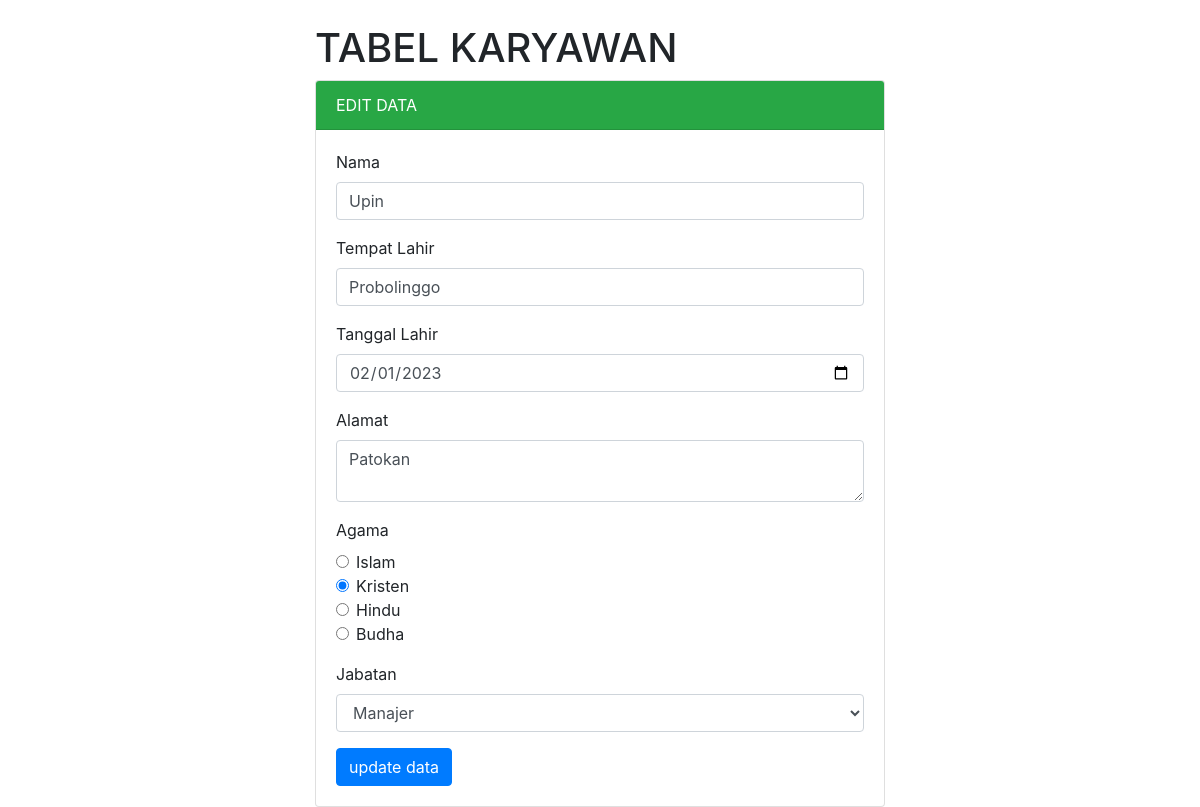
Page /karyawan/edit.php?id=1 on the committed database.
### tables this page shows
CREATE TABLE `pendaftar` (
  `id` int(11) UNSIGNED NOT NULL,
  `nama` varchar(50) NOT NULL,
  `tempat_lahir` varchar(50) NOT NULL,
  `tanggal_lahir` date NOT NULL,
  `alamat` text NOT NULL,
  `agama` varchar(10) NOT NULL,
  `jabatan` varchar(20) NOT NULL
);

### karyawan/edit.php (the view, shortened to what this page needs)
<!DOCTYPE html>
<html>
<head>
</head>
<link rel="stylesheet" type="text/css" href="assets/css/bootstrap.min.css">
<body>
	<div class="container col-md-6 mt-4">
		<h1>TABEL KARYAWAN</h1>
		<div class="card">
			<div class="card-header bg-success text-white ">
				EDIT DATA
			</div>
			<div class="card-body">
				<?php
				include('koneksi.php');
				$id = $_GET['id'];
				$data = mysqli_query($koneksi, "select * from pendaftar where id = '$id'");
				$row = mysqli_fetch_assoc($data);
				?>
				<form action="" method="post" role="form">
					<div class="form-group">
						<label>Nama</label>
						<input type="text" name="nama" required="" class="form-control" value="<?= $row['nama']; ?>">
					</div>
					<div class="form-group">
						<label for="tempat-lahir">Tempat Lahir</label>
						<input type="text" class="form-control" id="tempat-lahir" name="tempat-lahir" required="" value="<?= $row['tempat_lahir']; ?>">
					</div>
					<div class="form-group">
						<label for="tanggal-lahir">Tanggal Lahir</label>
						<input type="date" class="form-control" id="tanggal-lahir" name="tanggal-lahir" required="" value="<?= $row['tanggal_lahir']; ?>">
					</div>
					<div class="form-group">
						<label for="alamat">Alamat</label>
						<textarea class="form-control" id="alamat" name="alamat" required=""><?= $row['alamat']; ?></textarea>
					</div>
					<div class="form-group">
						<label>Agama</label>
						<div class="form-check">
							<input class="form-check-input" type="radio" name="agama" id="islam" value="islam" <?php if ($row['agama'] == 'islam') echo 'checked'; ?>>
							<label class="form-check-label" for="islam">Islam</label>
						</div>
						<div class="form-check">
							<input class="form-check-input" type="radio" name="agama" id="kristen" value="kristen" <?php if ($row['agama'] == 'kristen') echo 'checked'; ?>>
							<label class="form-check-label" for="kristen">Kristen</label>
						</div>
						<div class="form-check">
							<input class="form-check-input" type="radio" name="agama" id="hindu" value="hindu" <?php if ($row['agama'] == 'hindu') echo 'checked'; ?>>
							<label class="form-check-label" for="hindu">Hindu</label>
						</div>
						<div class="form-check">
							<input class="form-check-input" type="radio" name="agama" id="budha" value="budha" <?php if ($row['agama'] == 'budha') echo 'checked'; ?>>
							<label class="form-check-label" for="budha">Budha</label>
						</div>
					</div>
					<div class="form-group">
						<label for="jabatan">Jabatan</label>
						<select class="form-control" id="jabatan" name="jabatan">
							<option value="manajer" <?php if ($row['jabatan'] == 'manajer') echo 'selected'; ?> >Manajer</option>
						</select>
					</div>
					<button type="submit" class="btn btn-primary" name="submit" value="simpan">update data</button>
				</form>
			</div>
		</div>
	</div>
</body>
</html>

### rows in the picture
pendaftar: nama "Upin", tempat-lahir "Probolinggo", tanggal-lahir "02/01/2023", alamat "Patokan", agama "☐ Islam", agama "☑ Kristen", agama "☐ Hindu", agama "☐ Budha", jabatan "Manajer"
